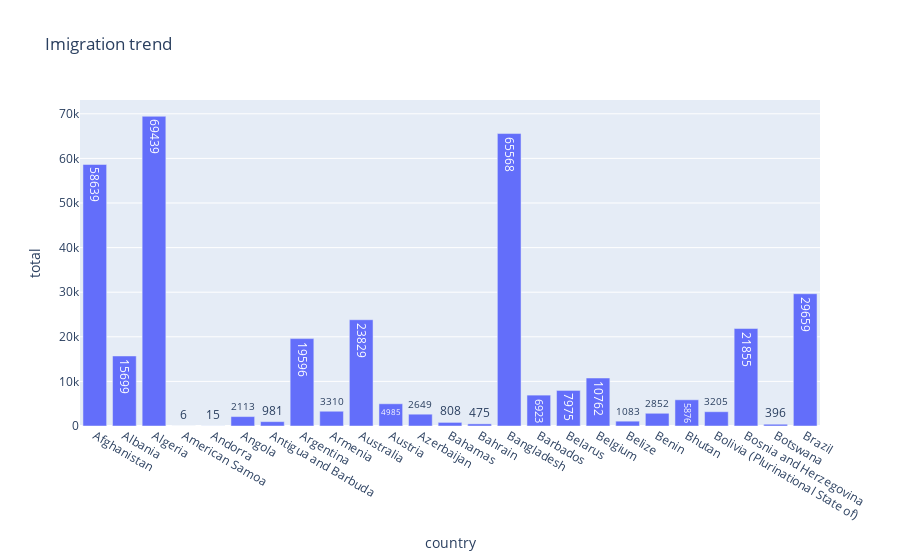

The notebook cell this image was saved under:
### Markdown cell above
analysis

### Code cell
px.bar(df.head(25), x='country', y='total', title="Imigration trend",text='total')

### Figure 1 — Plotly figure (JSON) as saved in the notebook; plotly's stock layout.template omitted (floating-point values rounded to 4 significant figures)
{"data": [{"alignmentgroup": "True", "hovertemplate": "country=%{x}<br>total=%{text}<extra></extra>", "legendgroup": "", "marker": {"color": "#636efa", "pattern": {"shape": ""}}, "name": "", "offsetgroup": "", "orientation": "v", "showlegend": false, "text": [58639, 15699, 69439, 6, 15, 2113, 981, 19596, 3310, 23829, 4985, 2649, 808, 475, 65568, 6923, 7975, 10762, 1083, 2852, 5876, 3205, 21855, 396, 29659], "textposition": "auto", "type": "bar", "x": ["Afghanistan", "Albania", "Algeria", "American Samoa", "Andorra", "Angola", "Antigua and Barbuda", "Argentina", "Armenia", "Australia", "Austria", "Azerbaijan", "Bahamas", "Bahrain", "Bangladesh", "Barbados", "Belarus", "Belgium", "Belize", "Benin", "Bhutan", "Bolivia (Plurinational State of)", "Bosnia and Herzegovina", "Botswana", "Brazil"], "xaxis": "x", "y": [58639, 15699, 69439, 6, 15, 2113, 981, 19596, 3310, 23829, 4985, 2649, 808, 475, 65568, 6923, 7975, 10762, 1083, 2852, 5876, 3205, 21855, 396, 29659], "yaxis": "y"}], "layout": {"barmode": "relative", "legend": {"tracegroupgap": 0}, "title": {"text": "Imigration trend"}, "xaxis": {"anchor": "y", "domain": [0, 1], "title": {"text": "country"}}, "yaxis": {"anchor": "x", "domain": [0, 1], "title": {"text": "total"}}}}
